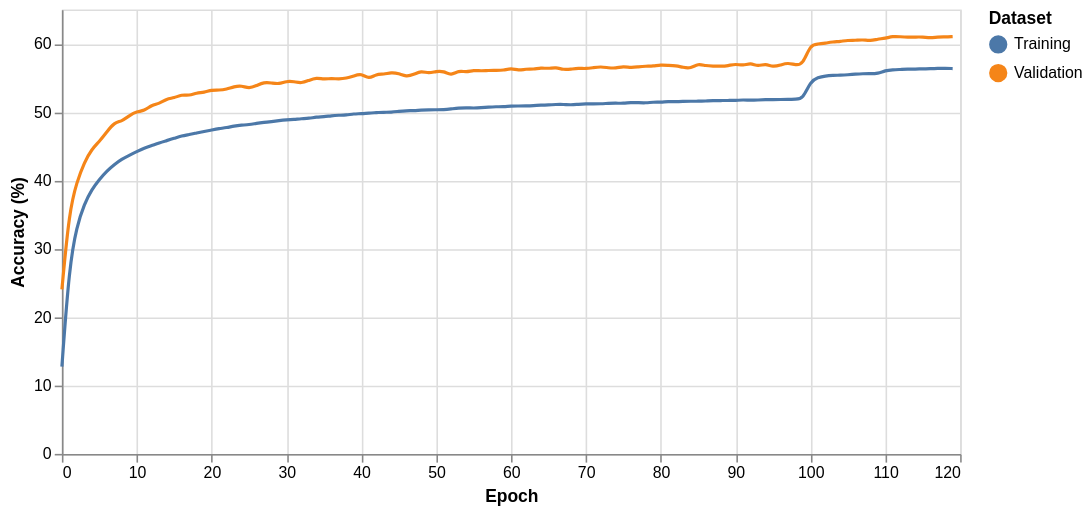

This figure's Vega-Lite source:
### Vega-Lite specification from a JSON file in a GitHub repository (floating-point values rounded to 4 significant figures; data arrays with more than 128 entries replaced by an {"elided": "..."} marker saying what was removed)
{"config": {"view": {"width": 400, "height": 300}, "mark": {"tooltip": null}}, "layer": [{"mark": {"type": "line", "interpolate": "basis"}, "encoding": {"color": {"type": "nominal", "field": "label", "title": "Dataset"}, "x": {"type": "quantitative", "field": "Step", "title": "Epoch"}, "y": {"type": "quantitative", "field": "Value", "title": "Accuracy (%)"}}}, {"mark": "point", "encoding": {"opacity": {"value": 0}, "x": {"type": "quantitative", "field": "Step"}}, "selection": {"selector005": {"type": "single", "nearest": true, "on": "mouseover", "fields": ["Step"], "empty": "none"}}}, {"mark": "point", "encoding": {"color": {"type": "nominal", "field": "label", "title": "Dataset"}, "opacity": {"value": 0, "condition": {"value": 1, "selection": "selector005"}}, "x": {"type": "quantitative", "field": "Step", "title": "Epoch"}, "y": {"type": "quantitative", "field": "Value", "title": "Accuracy (%)"}}}, {"mark": {"type": "rule", "color": "gray"}, "encoding": {"x": {"type": "quantitative", "field": "Step"}}, "transform": [{"filter": {"selection": "selector005"}}]}, {"mark": {"type": "text", "align": "left", "dx": 5, "dy": -10}, "encoding": {"color": {"type": "nominal", "field": "label", "title": "Dataset"}, "text": {"value": " ", "condition": {"type": "quantitative", "field": "Value", "selection": "selector005"}}, "x": {"type": "quantitative", "field": "Step", "title": "Epoch"}, "y": {"type": "quantitative", "field": "Value", "title": "Accuracy (%)"}}}], "data": {"name": "data-7dd29dcb2314db1d8ec716ae7aa7ce3e"}, "height": 280, "width": 566, "$schema": "https://vega.github.io/schema/vega-lite/v3.3.0.json", "datasets": {"data-7dd29dcb2314db1d8ec716ae7aa7ce3e": {"elided": "240 records"}}}
